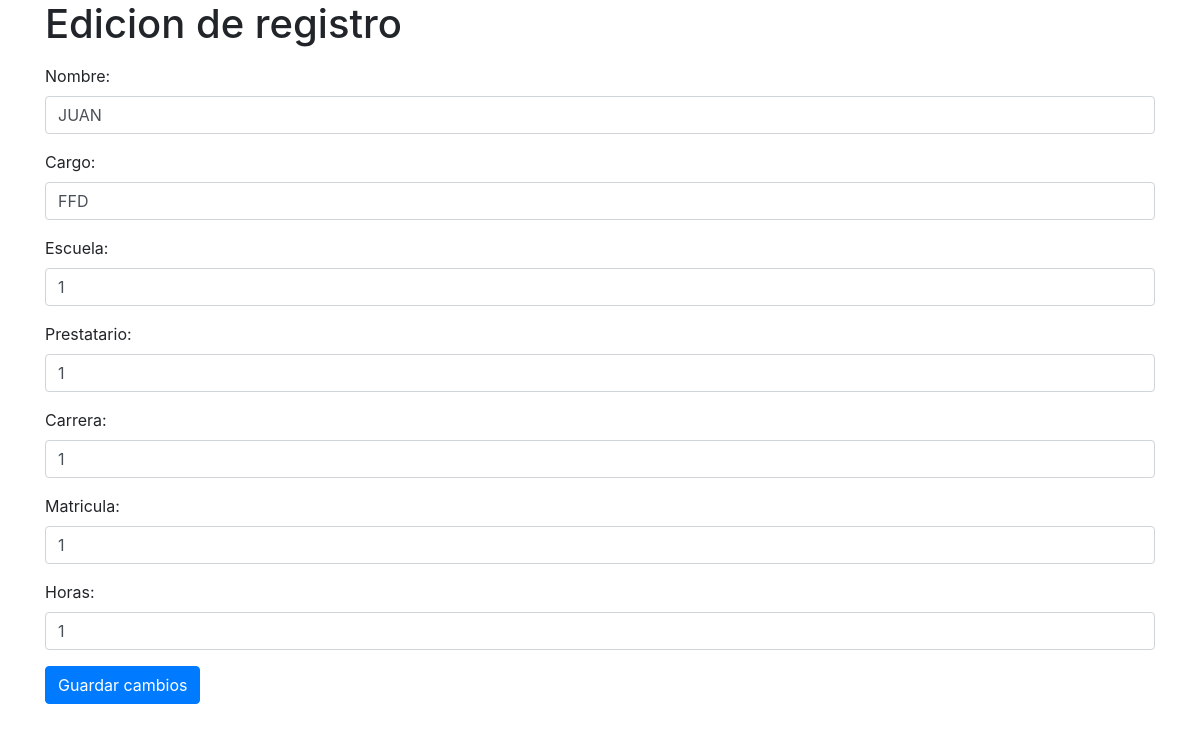
The page /edit_ep.php?id=2 on the database its author committed.
### tables this page shows
CREATE TABLE `aceptacion_ep` (
  `id_ep` int(11) NOT NULL,
  `nombreExpide` varchar(100) NOT NULL,
  `cargoP` varchar(150) NOT NULL,
  `nombreEscuela` varchar(200) NOT NULL,
  `nombrePrestatario` varchar(100) NOT NULL,
  `nombreLic` varchar(50) NOT NULL,
  `noCuenta` int(10) NOT NULL,
  `horas` int(10) NOT NULL,
  `ruta` varchar(255) NOT NULL
);

### edit_ep.php (the view, shortened to what this page needs)
<?php
$getmysql = new mysqlconex();
$getconex = $getmysql->conex();
$idSeleccionado = $_GET['id'];
$consulta = "SELECT * FROM aceptacion_ep WHERE id_ep = $idSeleccionado";
$resultado = mysqli_query($getconex, $consulta);
$fila = mysqli_fetch_assoc($resultado);
?>
<!DOCTYPE html>
<html>
<head>
  <link rel="stylesheet" href="https://stackpath.bootstrapcdn.com/bootstrap/4.5.0/css/bootstrap.min.css">
</head>
<body>
  <div class="container">
  <h1>Edicion de registro</h1>
    <form method="POST" action="">
      <div class="form-group">
        <label for="nombreExpide">Nombre: </label>
        <input type="text" class="form-control" name="nombreExpide" value="<?php echo $fila['nombreExpide']; ?>">
      </div>
      <div class="form-group">
        <label for="cargoP">Cargo: </label>
        <input type="text" class="form-control" name="cargoP" value="<?php echo $fila['cargoP']; ?>">
      </div>
      <div class="form-group">
        <label for="nombreEscuela">Escuela: </label>
        <input type="text" class="form-control" name="nombreEscuela" value="<?php echo $fila['nombreEscuela']; ?>">
      </div>
      <div class="form-group">
        <label for="nombrePrestatario">Prestatario: </label>
        <input type="text" class="form-control" name="nombrePrestatario" value="<?php echo $fila['nombrePrestatario']; ?>">
      </div>
      <div class="form-group">
        <label for="nombreLic">Carrera: </label>
        <input type="text" class="form-control" name="nombreLic" value="<?php echo $fila['nombreLic']; ?>">
      </div>
      <div class="form-group">
        <label for="noCuenta">Matricula: </label>
        <input type="text" class="form-control" name="noCuenta" value="<?php echo $fila['noCuenta']; ?>">
      </div>
      <div class="form-group">
        <label for="horas">Horas: </label>
        <input type="number" class="form-control" name="horas" value="<?php echo $fila['horas']; ?>">
      </div>
      <button type="submit" class="btn btn-primary">Guardar cambios</button>
    </form>
  </div>
</body>
</html>

### edit_ep.php (style rules this page uses)
.form-group { position: relative; }

### rows shown on the page
aceptacion_ep: nombreExpide "JUAN", cargoP "FFD", nombreEscuela "1", nombrePrestatario "1", nombreLic "1", noCuenta "1", horas "1"
